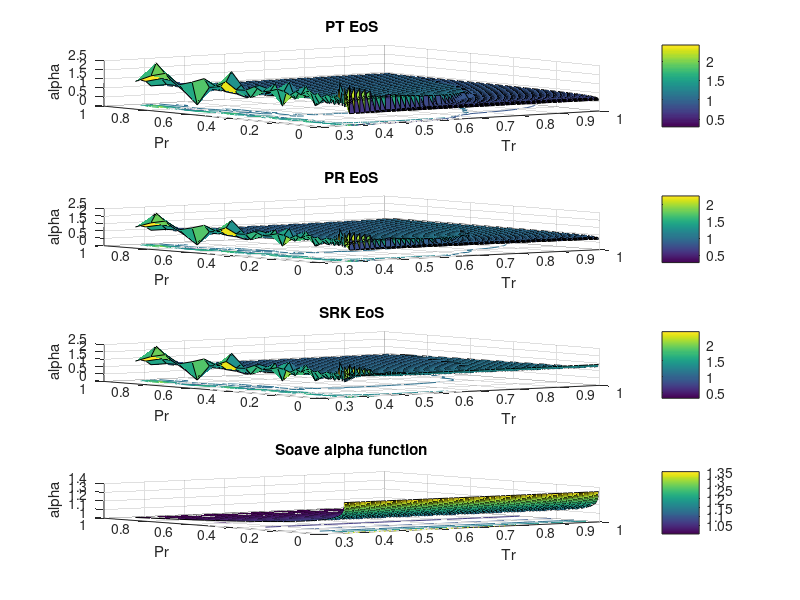

This figure's MATLAB source:
clear 
clc
load oxygen_3D_data.mat
%PR 3D Decane
omega = 0.022; %Acentric factor
Tc = 154.58; %K
Pc = 5082125.6; %Pa
R = 8.31446 %J/K*mol
Zc = 0.327;
b1 = 0.07780*(R*Tc/Pc);
a1 = 0.45724*(((R^2)*(Tc^2))/Pc);
b2 = 0.08664*(R*Tc/Pc);
a2 = 0.42747*(((R^2)*(Tc^2))/Pc);
omega_c = 1-3*Zc;
omega_b = 0.07430872445;
omega_a = 3*Zc^2+3*(1-2*Zc)*omega_b+omega_b^2+1-3*Zc;
a3 = omega_a*(((R^2)*(Tc^2))/Pc);
b3 = omega_b*(R*Tc/Pc);
c3 = omega_c*(R*Tc/Pc);
M = 31.9988/1000; %kg/mol
S1=0.37464+1.54226*omega-0.26992*omega^2;
% S2=0.48508+1.55171*omega-0.176*omega^2;
Pr_list = P/Pc
for j = 1:1:50
   T = 56; %k
   for i = 1:1:50
       Vm(i,j) = M / rho(i,j);
       alpha_PT(i,j) = ((R*T)/(Vm(i,j)-b3)-P(j))*((Vm(i,j)^2+b3*Vm(i,j)+c3*Vm(i,j)-c3*b3)/a3);
       alpha_PR(i,j) = ((R*T)/(Vm(i,j)-b1)-P(j))*((Vm(i,j)^2+2*b1*Vm(i,j)-b1^2)/a1);
       alpha_SRK(i,j) = ((R*T)/(Vm(i,j)-b2)-P(j))*((Vm(i,j)^2+b2*Vm(i,j))/a2);
       Tr = T/Tc;
       Tr_list(i) = Tr;
       alpha_soave_PR(i,j) =(1+S1*(1-sqrt(Tr)))^2;
       T = T + 2;
   end
end
subplot(4,1,1);
surfc(Tr_list,Pr_list,alpha_PT);
xlabel('Tr')
ylabel('Pr')
zlabel('alpha')
colorbar
title('PT EoS')


subplot(4,1,2);
surfc(Tr_list,Pr_list,alpha_PR);
xlabel('Tr')
ylabel('Pr')
zlabel('alpha')
title('PR EoS')
colorbar


subplot(4,1,3);
surfc(Tr_list,Pr_list,alpha_SRK);
xlabel('Tr')
ylabel('Pr')
zlabel('alpha')
title('SRK EoS')
colorbar


subplot(4,1,4);
surfc(Tr_list,Pr_list,alpha_soave_PR);
xlabel('Tr')
ylabel('Pr')
zlabel('alpha')
title('Soave alpha function')
colorbar
